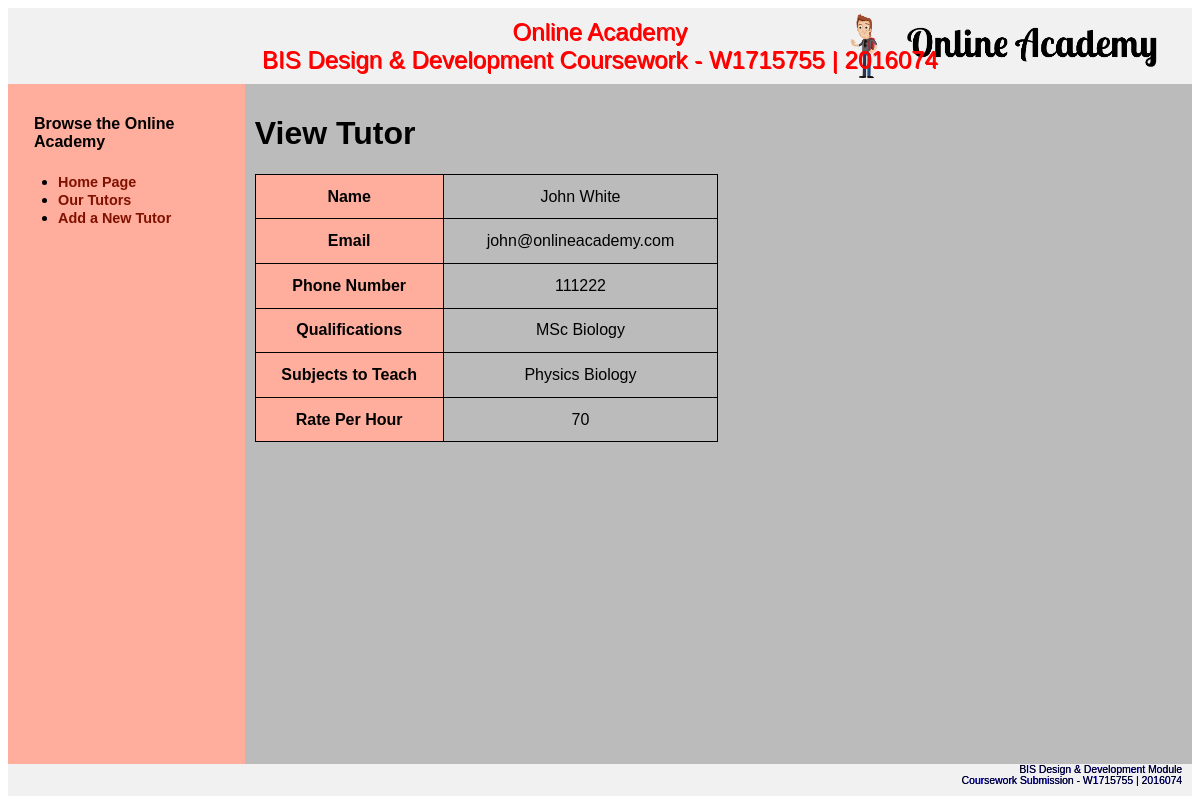
/Part-B/public/view.php?id=2, run on the app's committed database.
### tables this page shows
CREATE TABLE `tutor` (
  `id` int(4) NOT NULL,
  `name` varchar(150) NOT NULL,
  `email` varchar(75) NOT NULL,
  `phoneNumber` varchar(15) NOT NULL,
  `qualifications` varchar(255) NOT NULL,
  `subjectsToTeach` varchar(255) NOT NULL,
  `ratePerHour` int(3) NOT NULL
);

### Part-B/private/classes/class_database.php (called while the page is built, shortened)
<?php
class Database {
  protected static $database;
	protected static $table_name = "";
  public static function set_database( $db ){ self::$database = $db; }
  public static function find_by_id( $id ) {
    $sql = "SELECT * FROM ".static::$table_name." WHERE ".static::$db_columns[0]."=" . static::$database->escape_string( $id ) . ";";
    $result = static::find_by_sql( $sql );
    if (!empty($result)) { return array_shift($result); } else { return NULL; }
  }
  public static function find_by_sql( $sql ) {
    $created_objects = [];
    $results = self::$database->query($sql);
    while ( $row = $results->fetch_assoc() ) { $created_objects[] = static::instantiate($row); }
    return $created_objects;
  }
  protected static function instantiate( $record ) {
    $object = new static;
    foreach ($record as $property => $value) { if ( property_exists($object, $property) ) { $object->$property=$value; } }
    return $object;
  }
}
?>

### Part-B/public/view.php (the view, shortened to what this page needs)
<?php
if ( isset($_GET['id']) ) {
  if ( $_GET['id'] == '' ) { $URL_TutorId = NULL; } else { $URL_TutorId = $_GET['id']; }
}
?>
<!DOCTYPE html>
<html lang="en">
<head>
<link rel="stylesheet" type="text/css" href="dist/css/style.css">
</head>
<body>
<div class="header">
	Online Academy <br>
	BIS Design & Development Coursework - W1715755 | 2016074
</div>
<div class="row">
	<div class="column side">
	</div>
	<div class="column middle">
		<h1>View Tutor</h1>
		<?php
    if (isset($URL_TutorId)) {
      $tutor_object = Tutor::find_by_id($URL_TutorId);
      if ($tutor_object != NULL) {
        echo "<table style='min-width: 50%;'>";
        echo "<tr>";
        echo "<td bgcolor='#ffad9c' style='padding: 0.3rem; font-weight: bold;'>Name</td><td style='padding: 0.8rem'>".$tutor_object->name."</td>";
        echo "</tr>";
        echo "<tr>";
        echo "<td bgcolor='#ffad9c' style='padding: 0.3rem; font-weight: bold;'>Email</td><td style='padding: 0.8rem'>".$tutor_object->email."</td>";
        echo "</tr>";
        echo "<tr>";
        echo "<td bgcolor='#ffad9c' style='padding: 0.3rem; font-weight: bold;'>Phone Number</td><td style='padding: 0.8rem'>".$tutor_object->phoneNumber."</td>";
        echo "</tr>";
        echo "<tr>";
        echo "<td bgcolor='#ffad9c' style='padding: 0.3rem; font-weight: bold;'>Qualifications</td><td style='padding: 0.8rem'>".$tutor_object->qualifications."</td>";
        echo "</tr>";
        echo "<tr>";
        echo "<td bgcolor='#ffad9c' style='padding: 0.3rem; font-weight: bold;'>Subjects to Teach</td><td style='padding: 0.8rem'>".$tutor_object->subjectsToTeach."</td>";
        echo "</tr>";
        echo "<tr>";
        echo "<td bgcolor='#ffad9c' style='padding: 0.3rem; font-weight: bold;'>Rate Per Hour</td><td style='padding: 0.8rem'>".$tutor_object->ratePerHour."</td>";
        echo "</tr>";
        echo "</table>";
      } else {
        echo "<p>Tutor does not exist.</p>";
      }
    } else {
      echo "<p>You have NOT provided a Tutor ID.</p>";
    }
		?>
	</div>
	<div class="footer">
		BIS Design & Development Module <br>
		Coursework Submission - W1715755 | 2016074
	</div>
</div>
</body>
</html>

### data on the page
tutor: name "John White", email "john@onlineacademy.com", phoneNumber "111222", qualifications "MSc Biology", subjectsToTeach "Physics Biology", ratePerHour "70"
